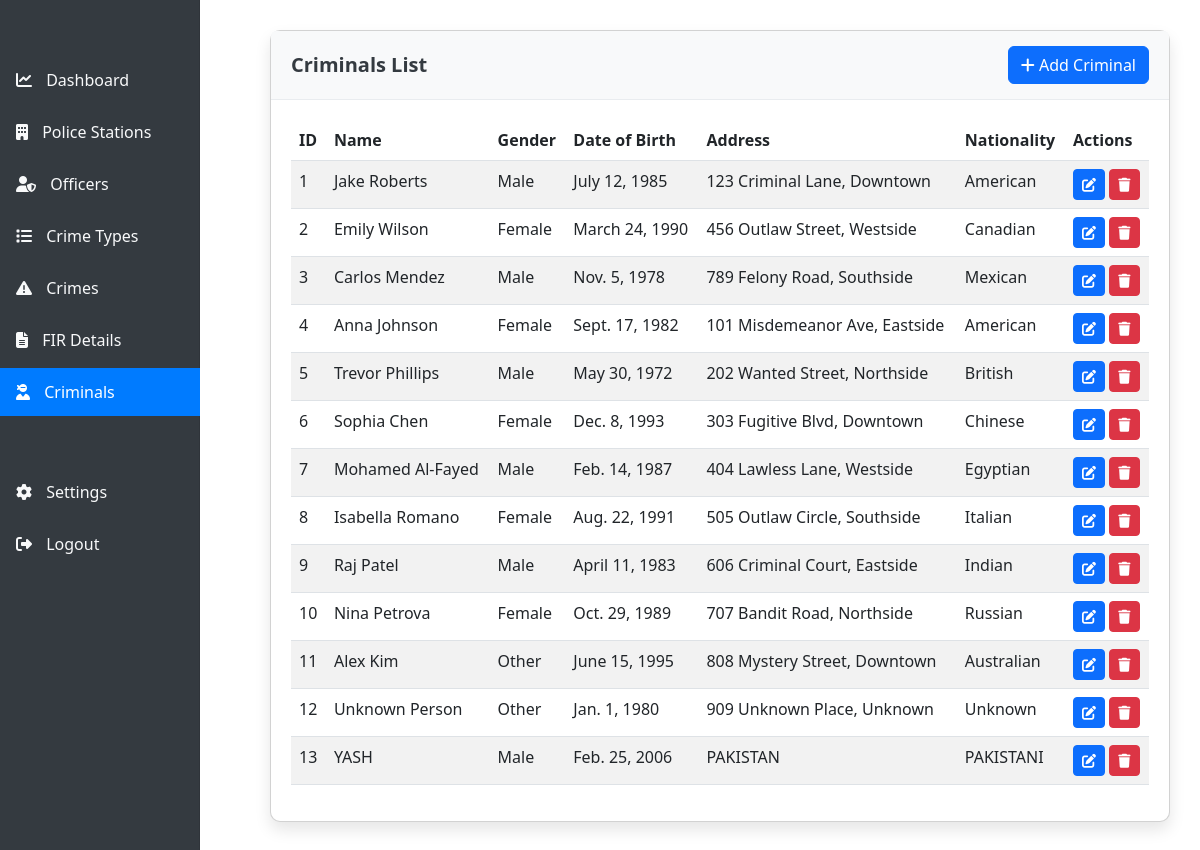
Screenshot of /criminals/ (signed in) with the database file from the repository.
### crime_management/models.py (models this page shows, shortened)
class Criminal(models.Model):
    GENDER_CHOICES = [
        ('Male', 'Male'),
        ('Female', 'Female'),
        ('Other', 'Other'),
    ]
    criminal_id = models.AutoField(primary_key=True)
    name = models.CharField(max_length=100)
    gender = models.CharField(max_length=10, choices=GENDER_CHOICES, null=True, blank=True)
    date_of_birth = models.DateField(null=True, blank=True)
    address = models.CharField(max_length=255, null=True, blank=True)
    nationality = models.CharField(max_length=50, null=True, blank=True)

### crime_management/views.py (the view)
# urls.py: path('criminals/', views.criminals, name='criminals'),
@login_required
def criminals(request):
    all_criminals = Criminal.objects.all()
    return render(request, 'criminals.html', {'criminals': all_criminals})

### crime_management/templates/criminals.html (shortened to what this page needs)
{% extends 'base.html' %}
{% block content %}
<div class="card">
    <div class="card-header d-flex justify-content-between align-items-center">
        <h5>Criminals List</h5>
        <a href="{% url 'add_criminal' %}" class="btn btn-primary">
            <i class="fas fa-plus"></i> Add Criminal
        </a>
    </div>
    <div class="card-body">
        <div class="table-responsive">
            <table class="table table-striped data-table">
                <thead>
                    <tr>
                        <th>ID</th>
                        <th>Name</th>
                        <th>Gender</th>
                        <th>Date of Birth</th>
                        <th>Address</th>
                        <th>Nationality</th>
                        <th>Actions</th>
                    </tr>
                </thead>
                <tbody>
                    {% for criminal in criminals %}
                    <tr>
                        <td>{{ criminal.criminal_id }}</td>
                        <td>{{ criminal.name }}</td>
                        <td>{{ criminal.gender|default:"-" }}</td>
                        <td>{{ criminal.date_of_birth|default:"-" }}</td>
                        <td>{{ criminal.address|default:"-" }}</td>
                        <td>{{ criminal.nationality|default:"-" }}</td>
                        <td>
                            <div class="action-buttons">
                                <a href="{% url 'edit_criminal' criminal.criminal_id %}" class="btn btn-sm btn-primary" data-bs-toggle="tooltip" title="Edit">
                                    <i class="fas fa-edit"></i>
                                </a>
                                <a href="{% url 'delete_criminal' criminal.criminal_id %}" class="btn btn-sm btn-danger delete-btn" data-bs-toggle="tooltip" title="Delete">
                                    <i class="fas fa-trash"></i>
                                </a>
                            </div>
                        </td>
                    </tr>
                    {% empty %}
                    <tr>
                        <td colspan="7" class="text-center">No criminals found</td>
                    </tr>
                    {% endfor %}
                </tbody>
            </table>
        </div>
    </div>
</div>
{% endblock %}

### crime_management/templates/base.html (style rules this page uses)
.card { border-radius: 10px; box-shadow: 0 0.5rem 1rem rgba(0, 0, 0, 0.1); margin-bottom: 30px; }
.card-header { background-color: #f8f9fa; border-bottom: 1px solid #e9ecef; padding: 15px 20px; border-radius: 10px 10px 0 0; }
.card-header h5 { margin-bottom: 0; color: #343a40; font-weight: 600; }
.card-body { padding: 20px; }

### rows the page displays
Criminal: criminal_id "1", name "Jake Roberts", gender "Male", date_of_birth "July 12, 1985", address "123 Criminal Lane, Downtown", nationality "American"
Criminal: criminal_id "2", name "Emily Wilson", gender "Female", date_of_birth "March 24, 1990", address "456 Outlaw Street, Westside", nationality "Canadian"
Criminal: criminal_id "3", name "Carlos Mendez", gender "Male", date_of_birth "Nov. 5, 1978", address "789 Felony Road, Southside", nationality "Mexican"
Criminal: criminal_id "4", name "Anna Johnson", gender "Female", date_of_birth "Sept. 17, 1982", address "101 Misdemeanor Ave, Eastside", nationality "American"
Criminal: criminal_id "5", name "Trevor Phillips", gender "Male", date_of_birth "May 30, 1972", address "202 Wanted Street, Northside", nationality "British"
Criminal: criminal_id "6", name "Sophia Chen", gender "Female", date_of_birth "Dec. 8, 1993", address "303 Fugitive Blvd, Downtown", nationality "Chinese"
Criminal: criminal_id "7", name "Mohamed Al-Fayed", gender "Male", date_of_birth "Feb. 14, 1987", address "404 Lawless Lane, Westside", nationality "Egyptian"
Criminal: criminal_id "8", name "Isabella Romano", gender "Female", date_of_birth "Aug. 22, 1991", address "505 Outlaw Circle, Southside", nationality "Italian"
Criminal: criminal_id "9", name "Raj Patel", gender "Male", date_of_birth "April 11, 1983", address "606 Criminal Court, Eastside", nationality "Indian"
Criminal: criminal_id "10", name "Nina Petrova", gender "Female", date_of_birth "Oct. 29, 1989", address "707 Bandit Road, Northside", nationality "Russian"
Criminal: criminal_id "11", name "Alex Kim", gender "Other", date_of_birth "June 15, 1995", address "808 Mystery Street, Downtown", nationality "Australian"
Criminal: criminal_id "12", name "Unknown Person", gender "Other", date_of_birth "Jan. 1, 1980", address "909 Unknown Place, Unknown", nationality "Unknown"
Criminal: criminal_id "13", name "YASH", gender "Male", date_of_birth "Feb. 25, 2006", address "PAKISTAN", nationality "PAKISTANI"
